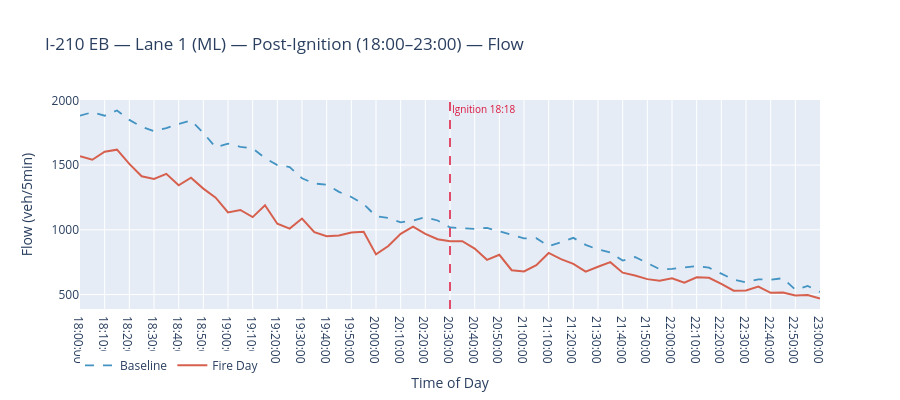
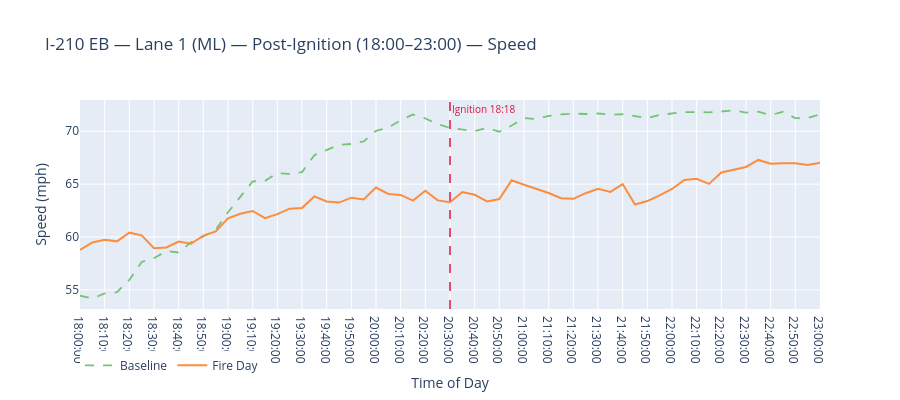
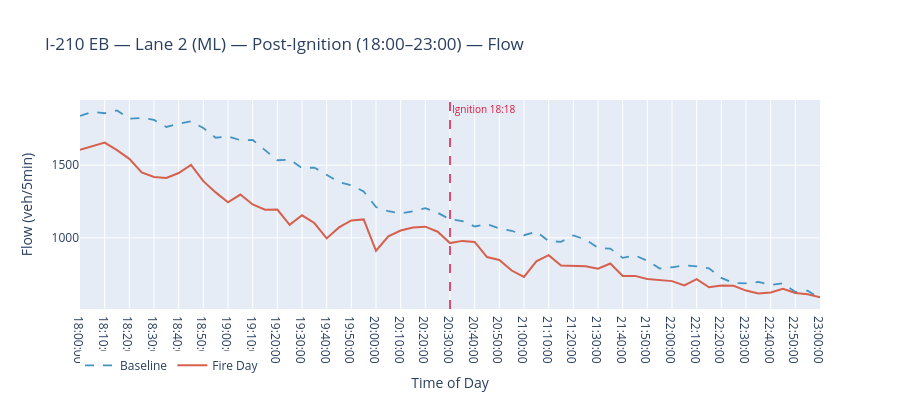
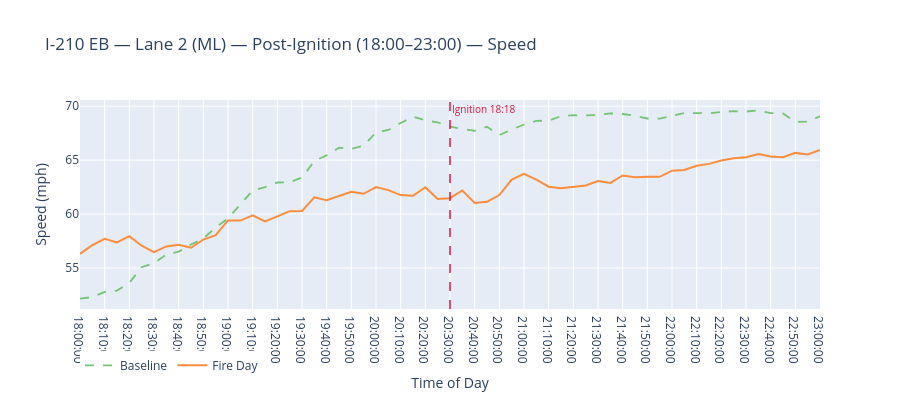

Notebook source saved alongside these figures, in order:
### Markdown cell above
## Cell 5 — Micro: Per-Station Post-Ignition (18:00–23:00)

Spatiotemporal fingerprint of the evacuation.  
Shows where along the corridor the surge/collapse originated and how it propagated over milepost.

### Code cell
POST = dict(time_filter=["18:00:00", "23:00:00"], title_suffix="Post-Ignition (18:00–23:00)")
make_micro_plot(**POST)
